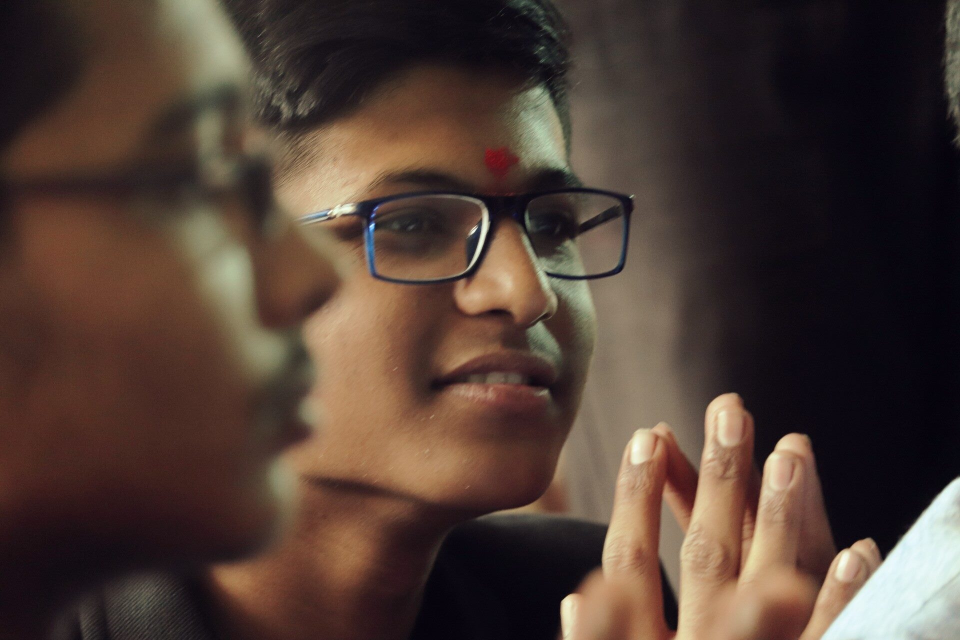
#> input picture images/neeraj.jpg, 1920 x 1280 px (shown at 1/2 size)
$ python transformations.py
#> lines starting #> are read from the running program, lines starting #| are printed output that depends on the picture
import cv2 as cv
import numpy as np

img = cv.imread("images/neeraj.jpg")
#> img is the input picture: shape (1280, 1920, 3); mean B, G, R 52.7, 61.1, 79.2
resized = cv.resize(img,(500,500))
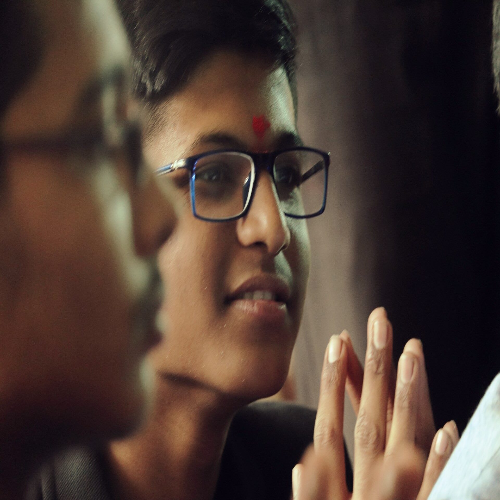
#> resized: shape (500, 500, 3); mean B, G, R 52.6, 61, 79
# cv.imshow("image",resized)

#--------------------translation--------------------

def translate(img,x,y):
#> called with x = -100, y = 100
    transMat = np.float32([[1,0,x],[0,1,y]])
    dimensions = (img.shape[1],img.shape[0])
#> dimensions = (500, 500)

    return cv.warpAffine(img, transMat,dimensions)
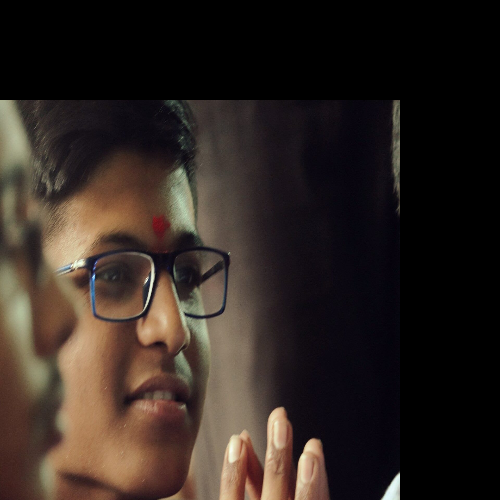
#> returned value: shape (500, 500, 3); mean of channels 0, 1, 2 33.1, 38.3, 48.2; drawn as B, G, R

# -x --> Left
# x --> Right
# y --> Down
# -y --> Up

translated = translate(resized, -100,100)
# cv.imshow("translated",translated)


#---------------------- rotation--------------------------
def rotate(img,angle,rotPoint = None):
#> called with angle = 270
    (height,width) = img.shape[:2]
#> height = 500; width = 500

    if rotPoint is None:
        rotPoint = (width//2,height//2)
#> rotPoint = (250, 250)

    rotMat = cv.getRotationMatrix2D(rotPoint, angle, 1.0)
    dimensions = (width,height)
#> dimensions = (500, 500)

    return cv.warpAffine(img,rotMat,dimensions)
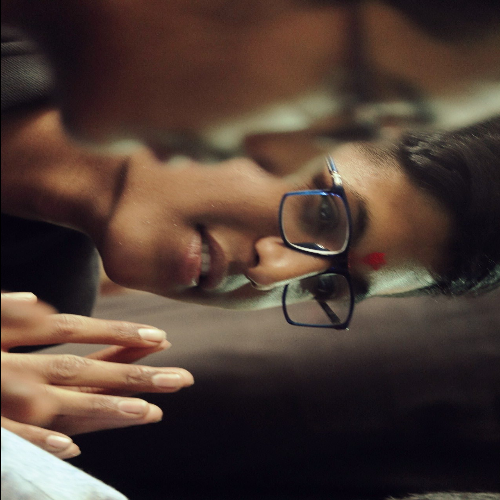
#> returned value: shape (500, 500, 3); mean of channels 0, 1, 2 52.5, 60.9, 79; drawn as B, G, R


rotated = rotate(resized, 270)
cv.imshow("rotated",rotated)

#------------------------------ flip-------------------------------------
# 0 --> verticalyy
#1 --> Horizontally
#-1 --> Both Horizontally and vertically

flipped = cv.flip(resized, -1)
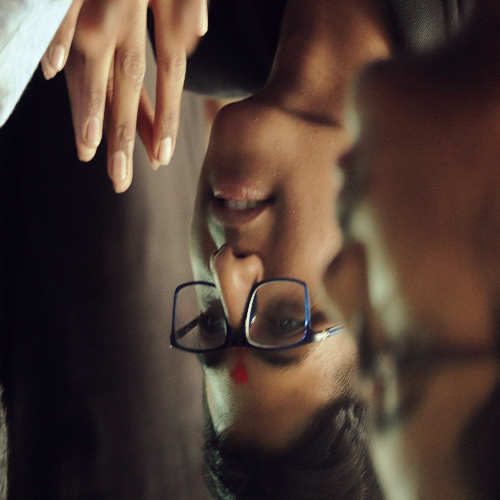
#> flipped: shape (500, 500, 3); mean B, G, R 52.6, 61, 79
# cv.imshow("flipped",flipped)

# ------------------------------cropping ------------------------------------
cropped = resized[200:300, 300:400]
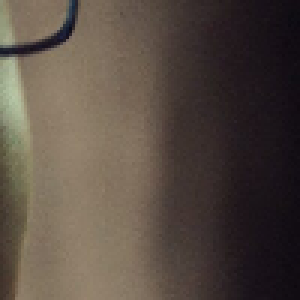
#> cropped: shape (100, 100, 3) (shown 3 times larger); mean B, G, R 66.3, 75.4, 86.9
# cv.imshow("cropped",cropped)


cv.waitKey(0)
